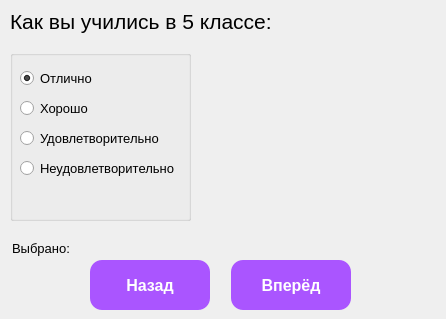
<?xml version="1.0" encoding="UTF-8"?>
<ui version="4.0">
 <class>MainWindow</class>
 <widget class="QMainWindow" name="MainWindow">
  <property name="geometry">
   <rect>
    <x>0</x>
    <y>0</y>
    <width>446</width>
    <height>319</height>
   </rect>
  </property>
  <property name="minimumSize">
   <size>
    <width>446</width>
    <height>319</height>
   </size>
  </property>
  <property name="maximumSize">
   <size>
    <width>446</width>
    <height>319</height>
   </size>
  </property>
  <property name="windowTitle">
   <string>MainWindow</string>
  </property>
  <widget class="QWidget" name="centralwidget">
   <widget class="QLabel" name="label_task">
    <property name="geometry">
     <rect>
      <x>10</x>
      <y>6</y>
      <width>301</width>
      <height>31</height>
     </rect>
    </property>
    <property name="font">
     <font>
      <family>Segoe UI</family>
      <pointsize>16</pointsize>
     </font>
    </property>
    <property name="text">
     <string>Как вы учились в 5 классе:</string>
    </property>
   </widget>
   <widget class="QLabel" name="label_img">
    <property name="geometry">
     <rect>
      <x>230</x>
      <y>42</y>
      <width>201</width>
      <height>191</height>
     </rect>
    </property>
    <property name="text">
     <string/>
    </property>
   </widget>
   <widget class="QLabel" name="label_selected">
    <property name="geometry">
     <rect>
      <x>12</x>
      <y>240</y>
      <width>271</width>
      <height>16</height>
     </rect>
    </property>
    <property name="font">
     <font>
      <family>Segoe UI</family>
      <pointsize>10</pointsize>
     </font>
    </property>
    <property name="text">
     <string>Выбрано:</string>
    </property>
   </widget>
   <widget class="QPushButton" name="btn_back">
    <property name="geometry">
     <rect>
      <x>90</x>
      <y>260</y>
      <width>120</width>
      <height>50</height>
     </rect>
    </property>
    <property name="font">
     <font>
      <family>Segoe UI</family>
      <pointsize>-1</pointsize>
      <weight>99</weight>
      <bold>true</bold>
     </font>
    </property>
    <property name="styleSheet">
     <string notr="true">color:rgb(255,255,255);
border-radius:12px;
font-weight:900;
background-color:rgb(170, 85, 255);
font-size:16px;</string>
    </property>
    <property name="text">
     <string>Назад</string>
    </property>
   </widget>
   <widget class="QPushButton" name="btn_next">
    <property name="geometry">
     <rect>
      <x>231</x>
      <y>260</y>
      <width>120</width>
      <height>50</height>
     </rect>
    </property>
    <property name="font">
     <font>
      <family>Segoe UI</family>
      <pointsize>-1</pointsize>
      <weight>99</weight>
      <bold>true</bold>
     </font>
    </property>
    <property name="styleSheet">
     <string notr="true">color:rgb(255,255,255);
border-radius:12px;
font-weight:900;
background-color:rgb(170, 85, 255);
font-size:16px;</string>
    </property>
    <property name="text">
     <string>Вперёд</string>
    </property>
   </widget>
   <widget class="QGroupBox" name="groupBox">
    <property name="geometry">
     <rect>
      <x>10</x>
      <y>50</y>
      <width>181</width>
      <height>171</height>
     </rect>
    </property>
    <property name="title">
     <string/>
    </property>
    <widget class="QRadioButton" name="radioButton_1">
     <property name="geometry">
      <rect>
       <x>10</x>
       <y>20</y>
       <width>82</width>
       <height>17</height>
      </rect>
     </property>
     <property name="font">
      <font>
       <pointsize>10</pointsize>
      </font>
     </property>
     <property name="text">
      <string>Отлично</string>
     </property>
     <property name="checked">
      <bool>true</bool>
     </property>
    </widget>
    <widget class="QRadioButton" name="radioButton_2">
     <property name="geometry">
      <rect>
       <x>10</x>
       <y>50</y>
       <width>82</width>
       <height>17</height>
      </rect>
     </property>
     <property name="font">
      <font>
       <pointsize>10</pointsize>
      </font>
     </property>
     <property name="text">
      <string>Хорошо</string>
     </property>
    </widget>
    <widget class="QRadioButton" name="radioButton_3">
     <property name="geometry">
      <rect>
       <x>10</x>
       <y>80</y>
       <width>171</width>
       <height>17</height>
      </rect>
     </property>
     <property name="font">
      <font>
       <pointsize>10</pointsize>
      </font>
     </property>
     <property name="text">
      <string>Удовлетворительно</string>
     </property>
    </widget>
    <widget class="QRadioButton" name="radioButton_4">
     <property name="geometry">
      <rect>
       <x>10</x>
       <y>110</y>
       <width>171</width>
       <height>17</height>
      </rect>
     </property>
     <property name="font">
      <font>
       <pointsize>10</pointsize>
      </font>
     </property>
     <property name="text">
      <string>Неудовлетворительно</string>
     </property>
    </widget>
   </widget>
  </widget>
 </widget>
 <resources/>
 <connections/>
</ui>
